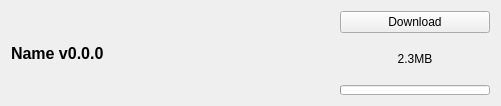
<?xml version="1.0" encoding="UTF-8"?>
<ui version="4.0">
 <class>OptifineModItemWidget</class>
 <widget class="QWidget" name="OptifineModItemWidget">
  <property name="geometry">
   <rect>
    <x>0</x>
    <y>0</y>
    <width>501</width>
    <height>106</height>
   </rect>
  </property>
  <property name="windowTitle">
   <string>Form</string>
  </property>
  <layout class="QGridLayout" name="gridLayout">
   <item row="0" column="1">
    <layout class="QVBoxLayout" name="verticalLayout_2">
     <item>
      <widget class="QPushButton" name="downloadButton">
       <property name="sizePolicy">
        <sizepolicy hsizetype="Fixed" vsizetype="Fixed">
         <horstretch>0</horstretch>
         <verstretch>0</verstretch>
        </sizepolicy>
       </property>
       <property name="minimumSize">
        <size>
         <width>150</width>
         <height>0</height>
        </size>
       </property>
       <property name="maximumSize">
        <size>
         <width>150</width>
         <height>16777215</height>
        </size>
       </property>
       <property name="text">
        <string>Download</string>
       </property>
       <property name="icon">
        <iconset theme="download">
         <normaloff>../curseforge</normaloff>../curseforge</iconset>
       </property>
      </widget>
     </item>
     <item>
      <widget class="QLabel" name="downloadSpeedText">
       <property name="sizePolicy">
        <sizepolicy hsizetype="Preferred" vsizetype="Preferred">
         <horstretch>0</horstretch>
         <verstretch>0</verstretch>
        </sizepolicy>
       </property>
       <property name="toolTip">
        <string notr="true"/>
       </property>
       <property name="text">
        <string>2.3MB</string>
       </property>
       <property name="alignment">
        <set>Qt::AlignCenter</set>
       </property>
      </widget>
     </item>
     <item>
      <widget class="QProgressBar" name="downloadProgress">
       <property name="sizePolicy">
        <sizepolicy hsizetype="Fixed" vsizetype="Minimum">
         <horstretch>0</horstretch>
         <verstretch>0</verstretch>
        </sizepolicy>
       </property>
       <property name="minimumSize">
        <size>
         <width>150</width>
         <height>0</height>
        </size>
       </property>
       <property name="maximumSize">
        <size>
         <width>150</width>
         <height>10</height>
        </size>
       </property>
       <property name="value">
        <number>0</number>
       </property>
       <property name="textVisible">
        <bool>false</bool>
       </property>
      </widget>
     </item>
    </layout>
   </item>
   <item row="0" column="0">
    <widget class="QLabel" name="displayNameText">
     <property name="sizePolicy">
      <sizepolicy hsizetype="Expanding" vsizetype="Preferred">
       <horstretch>0</horstretch>
       <verstretch>0</verstretch>
      </sizepolicy>
     </property>
     <property name="font">
      <font>
       <pointsize>12</pointsize>
       <weight>75</weight>
       <bold>true</bold>
      </font>
     </property>
     <property name="toolTip">
      <string notr="true"/>
     </property>
     <property name="text">
      <string>Name v0.0.0</string>
     </property>
    </widget>
   </item>
  </layout>
 </widget>
 <resources/>
 <connections/>
</ui>
